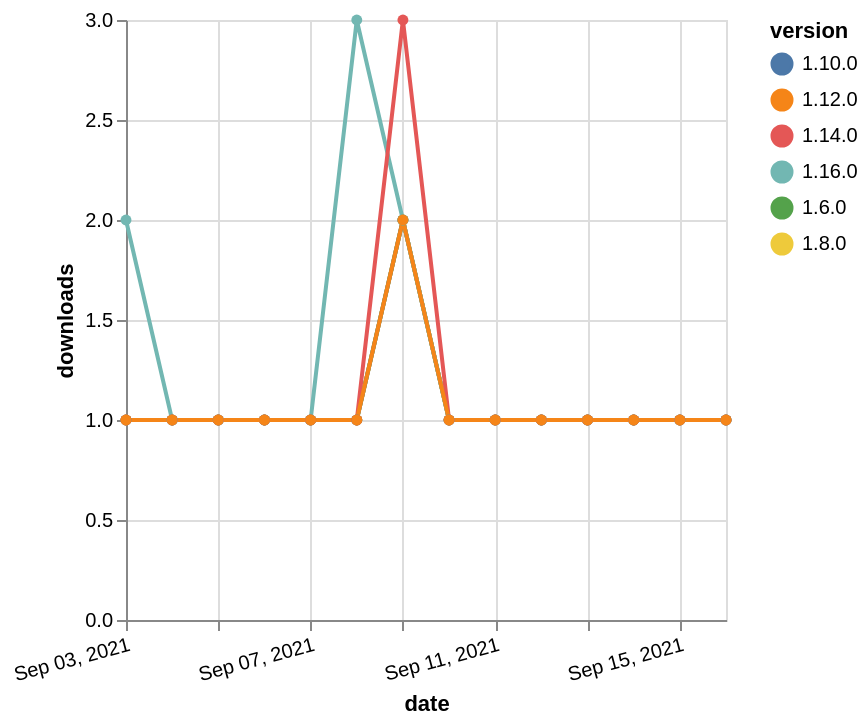

Vega-Lite specification stored for this chart:
### Vega-Lite specification from a JSON file in a GitHub repository (floating-point values rounded to 4 significant figures)
{"$schema": "https://vega.github.io/schema/vega-lite/v5.json", "description": "A simple bar chart with embedded data.", "data": {"values": [{"date": "2021-09-03", "total": 238, "delta": 1, "version": "1.6.0"}, {"date": "2021-09-04", "total": 239, "delta": 1, "version": "1.6.0"}, {"date": "2021-09-05", "total": 240, "delta": 1, "version": "1.6.0"}, {"date": "2021-09-06", "total": 241, "delta": 1, "version": "1.6.0"}, {"date": "2021-09-07", "total": 242, "delta": 1, "version": "1.6.0"}, {"date": "2021-09-08", "total": 243, "delta": 1, "version": "1.6.0"}, {"date": "2021-09-09", "total": 245, "delta": 2, "version": "1.6.0"}, {"date": "2021-09-10", "total": 246, "delta": 1, "version": "1.6.0"}, {"date": "2021-09-11", "total": 247, "delta": 1, "version": "1.6.0"}, {"date": "2021-09-12", "total": 248, "delta": 1, "version": "1.6.0"}, {"date": "2021-09-13", "total": 249, "delta": 1, "version": "1.6.0"}, {"date": "2021-09-14", "total": 250, "delta": 1, "version": "1.6.0"}, {"date": "2021-09-15", "total": 251, "delta": 1, "version": "1.6.0"}, {"date": "2021-09-16", "total": 252, "delta": 1, "version": "1.6.0"}, {"date": "2021-09-03", "total": 194, "delta": 1, "version": "1.8.0"}, {"date": "2021-09-04", "total": 195, "delta": 1, "version": "1.8.0"}, {"date": "2021-09-05", "total": 196, "delta": 1, "version": "1.8.0"}, {"date": "2021-09-06", "total": 197, "delta": 1, "version": "1.8.0"}, {"date": "2021-09-07", "total": 198, "delta": 1, "version": "1.8.0"}, {"date": "2021-09-08", "total": 199, "delta": 1, "version": "1.8.0"}, {"date": "2021-09-09", "total": 201, "delta": 2, "version": "1.8.0"}, {"date": "2021-09-10", "total": 202, "delta": 1, "version": "1.8.0"}, {"date": "2021-09-11", "total": 203, "delta": 1, "version": "1.8.0"}, {"date": "2021-09-12", "total": 204, "delta": 1, "version": "1.8.0"}, {"date": "2021-09-13", "total": 205, "delta": 1, "version": "1.8.0"}, {"date": "2021-09-14", "total": 206, "delta": 1, "version": "1.8.0"}, {"date": "2021-09-15", "total": 207, "delta": 1, "version": "1.8.0"}, {"date": "2021-09-16", "total": 208, "delta": 1, "version": "1.8.0"}, {"date": "2021-09-03", "total": 184, "delta": 1, "version": "1.10.0"}, {"date": "2021-09-04", "total": 185, "delta": 1, "version": "1.10.0"}, {"date": "2021-09-05", "total": 186, "delta": 1, "version": "1.10.0"}, {"date": "2021-09-06", "total": 187, "delta": 1, "version": "1.10.0"}, {"date": "2021-09-07", "total": 188, "delta": 1, "version": "1.10.0"}, {"date": "2021-09-08", "total": 189, "delta": 1, "version": "1.10.0"}, {"date": "2021-09-09", "total": 191, "delta": 2, "version": "1.10.0"}, {"date": "2021-09-10", "total": 192, "delta": 1, "version": "1.10.0"}, {"date": "2021-09-11", "total": 193, "delta": 1, "version": "1.10.0"}, {"date": "2021-09-12", "total": 194, "delta": 1, "version": "1.10.0"}, {"date": "2021-09-13", "total": 195, "delta": 1, "version": "1.10.0"}, {"date": "2021-09-14", "total": 196, "delta": 1, "version": "1.10.0"}, {"date": "2021-09-15", "total": 197, "delta": 1, "version": "1.10.0"}, {"date": "2021-09-16", "total": 198, "delta": 1, "version": "1.10.0"}, {"date": "2021-09-03", "total": 129, "delta": 2, "version": "1.16.0"}, {"date": "2021-09-04", "total": 130, "delta": 1, "version": "1.16.0"}, {"date": "2021-09-05", "total": 131, "delta": 1, "version": "1.16.0"}, {"date": "2021-09-06", "total": 132, "delta": 1, "version": "1.16.0"}, {"date": "2021-09-07", "total": 133, "delta": 1, "version": "1.16.0"}, {"date": "2021-09-08", "total": 136, "delta": 3, "version": "1.16.0"}, {"date": "2021-09-09", "total": 138, "delta": 2, "version": "1.16.0"}, {"date": "2021-09-10", "total": 139, "delta": 1, "version": "1.16.0"}, {"date": "2021-09-11", "total": 140, "delta": 1, "version": "1.16.0"}, {"date": "2021-09-12", "total": 141, "delta": 1, "version": "1.16.0"}, {"date": "2021-09-13", "total": 142, "delta": 1, "version": "1.16.0"}, {"date": "2021-09-14", "total": 143, "delta": 1, "version": "1.16.0"}, {"date": "2021-09-15", "total": 144, "delta": 1, "version": "1.16.0"}, {"date": "2021-09-16", "total": 145, "delta": 1, "version": "1.16.0"}, {"date": "2021-09-03", "total": 180, "delta": 1, "version": "1.14.0"}, {"date": "2021-09-04", "total": 181, "delta": 1, "version": "1.14.0"}, {"date": "2021-09-05", "total": 182, "delta": 1, "version": "1.14.0"}, {"date": "2021-09-06", "total": 183, "delta": 1, "version": "1.14.0"}, {"date": "2021-09-07", "total": 184, "delta": 1, "version": "1.14.0"}, {"date": "2021-09-08", "total": 185, "delta": 1, "version": "1.14.0"}, {"date": "2021-09-09", "total": 188, "delta": 3, "version": "1.14.0"}, {"date": "2021-09-10", "total": 189, "delta": 1, "version": "1.14.0"}, {"date": "2021-09-11", "total": 190, "delta": 1, "version": "1.14.0"}, {"date": "2021-09-12", "total": 191, "delta": 1, "version": "1.14.0"}, {"date": "2021-09-13", "total": 192, "delta": 1, "version": "1.14.0"}, {"date": "2021-09-14", "total": 193, "delta": 1, "version": "1.14.0"}, {"date": "2021-09-15", "total": 194, "delta": 1, "version": "1.14.0"}, {"date": "2021-09-16", "total": 195, "delta": 1, "version": "1.14.0"}, {"date": "2021-09-03", "total": 164, "delta": 1, "version": "1.12.0"}, {"date": "2021-09-04", "total": 165, "delta": 1, "version": "1.12.0"}, {"date": "2021-09-05", "total": 166, "delta": 1, "version": "1.12.0"}, {"date": "2021-09-06", "total": 167, "delta": 1, "version": "1.12.0"}, {"date": "2021-09-07", "total": 168, "delta": 1, "version": "1.12.0"}, {"date": "2021-09-08", "total": 169, "delta": 1, "version": "1.12.0"}, {"date": "2021-09-09", "total": 171, "delta": 2, "version": "1.12.0"}, {"date": "2021-09-10", "total": 172, "delta": 1, "version": "1.12.0"}, {"date": "2021-09-11", "total": 173, "delta": 1, "version": "1.12.0"}, {"date": "2021-09-12", "total": 174, "delta": 1, "version": "1.12.0"}, {"date": "2021-09-13", "total": 175, "delta": 1, "version": "1.12.0"}, {"date": "2021-09-14", "total": 176, "delta": 1, "version": "1.12.0"}, {"date": "2021-09-15", "total": 177, "delta": 1, "version": "1.12.0"}, {"date": "2021-09-16", "total": 178, "delta": 1, "version": "1.12.0"}]}, "width": "container", "mark": {"type": "line", "point": {"filled": true}}, "encoding": {"x": {"field": "date", "type": "temporal", "timeUnit": "yearmonthdate", "title": "date", "axis": {"labelAngle": -15}}, "y": {"field": "delta", "type": "quantitative", "title": "downloads"}, "color": {"field": "version", "type": "nominal"}, "tooltip": {"field": "delta"}}}
